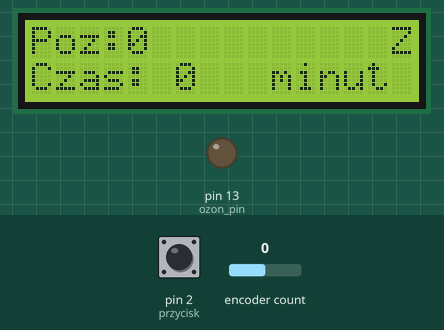
Recording of a sketch running on a simulated Arduino Uno, built with avr-gcc and run on an emulated ATmega328P. Parts: 16×2 character LCD, output pins drawn as LEDs (lit = HIGH). The test bench sets the inputs (shaded band); at power-on: encoder count 0, pin 2 (przycisk) HIGH.

Above: at 1.6 s.
1.7 s: encoder count set to 1
At 2.2 s:
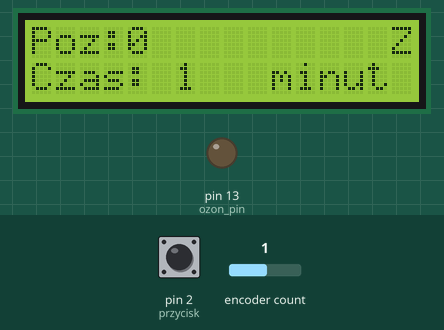
3.2 s: pin 2 (przycisk) pulled LOW for 0.15 s
At 4.4 s:
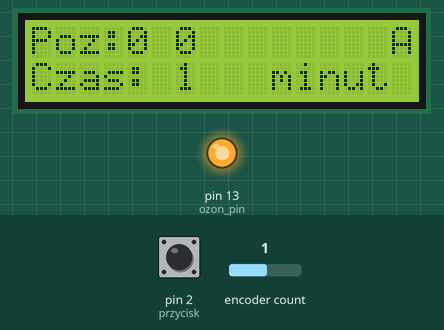
6.3 s: encoder count set to 0
At 6.9 s:
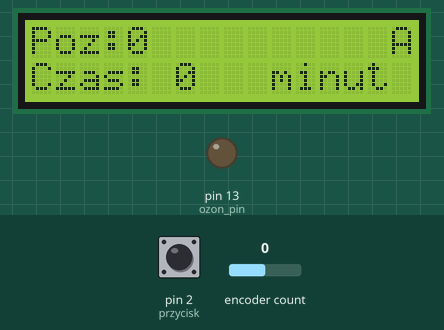
8.8 s: encoder count set to 4
At 10.0 s:
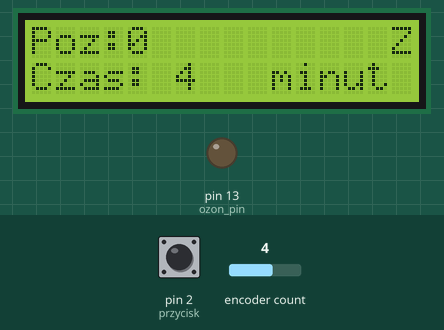
10.3 s: pin 2 (przycisk) pulled LOW for 1 s
At 11.7 s:
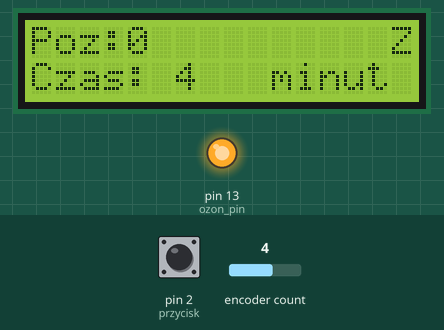
Timing chart, 0 to 13.3 s (numbered marks = the images above; inputs shaded):
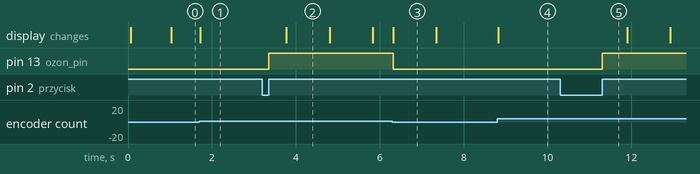

The sketch:

MInutnik.ino
```cpp
#include <Wire.h>
#include <LiquidCrystal_I2C.h>
#include <RotaryEncoder.h>
LiquidCrystal_I2C lcd(0x27,16,2);
RotaryEncoder encoder(A2, A3);

volatile unsigned int minuty=0;
volatile unsigned long czas=0;
volatile int ozon=0;
volatile unsigned long czas_start=0;
volatile unsigned long czas_pozostalo=0;
const int ozon_pin=13;
const int przycisk=2;

void setup()
{
  lcd.init();
  lcd.backlight();
  pinMode(przycisk, INPUT_PULLUP);
  pinMode(ozon_pin, OUTPUT);
  digitalWrite(ozon_pin, LOW);
  attachInterrupt(digitalPinToInterrupt(przycisk), przycisk_przerwanie, RISING);
}

void update_lcd(){
  lcd.clear();
  lcd.setCursor(0,0);
  lcd.print("Poz:");
  lcd.setCursor(4,0);
  if (czas_start > 0 && minuty > 0){
    lcd.print((minuty - ((millis()/60000) - (czas_start/60000)))-1);
    lcd.setCursor(6,0);

    if (((minuty - ((millis()/60000) - (czas_start/60000)))-1)>9){
     lcd.setCursor(7,0);
    }

    lcd.print((((minuty*60) - ((millis()/1000) - (czas_start/1000))))%60);
  }
  else {
    lcd.print("0");
  }
  lcd.setCursor(0,1);
  lcd.print("Czas: ");
  lcd.setCursor(6,1);
  lcd.print(minuty);
  lcd.setCursor(10,1);
  lcd.print("minut");

  if (ozon == 0) {
    lcd.setCursor(15,0);
    lcd.print("Z");
  }
  else{
    lcd.setCursor(15,0);
    lcd.print("A");
  }
  czas = millis();
}

void przycisk_przerwanie()
{
    //detachInterrupt(przycisk_przerwanie);
    //delay(5000);
    digitalWrite(ozon_pin, HIGH);
    ozon=1;
    czas_start = millis();
}

void loop(){
  encoder.tick();
  int minuta_enkoder = encoder.getPosition();

  if (minuta_enkoder < 0){
    encoder.setPosition(0);
    minuta_enkoder = 0;
  }

  if (minuty != minuta_enkoder) {
    minuty = minuta_enkoder;
    update_lcd();
  }

  if ((millis() - czas) >= 1000 ){
    update_lcd();
  }

  if ((millis() - czas_start >= minuty *60000)){
    digitalWrite(ozon_pin, LOW);
    ozon = 0;
    czas_start = 0;
    czas_pozostalo = 0;
    //lcd.noBacklight();
  }
}
```

Measured:
- after the input at 1.7 s, the display: changes at once (image 1)
- after the input at 3.2 s, pin 13 (ozon_pin): LOW → HIGH after 0.15 s; the display: changes after 0.58 s (image 2)
- after the input at 6.3 s, pin 13 (ozon_pin): HIGH → LOW at once
- after the input at 8.8 s, the display: changes at once (image 4)
- after the input at 10.3 s, pin 13 (ozon_pin): LOW → HIGH after 1.0 s
- what the display in image 2 shows lasts 1.0 s, from 3.8 s to 4.8 s
